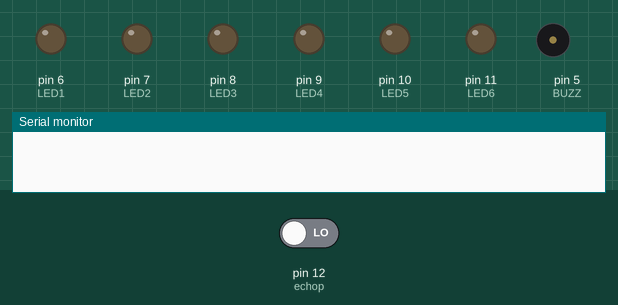
The sketch below on a simulated Arduino Uno, built with avr-gcc and run on an emulated ATmega328P. On the bench: output pins drawn as LEDs (lit = HIGH), buzzer (waves = sounding, pin HIGH), the last lines printed to the serial monitor. Inputs (shaded band) come from the test bench; at power-on: pin 12 (echop) LOW. Pins used as bus, display or sensor lines are not drawn.

Above: at 0.5 s.
At 1.06 s:
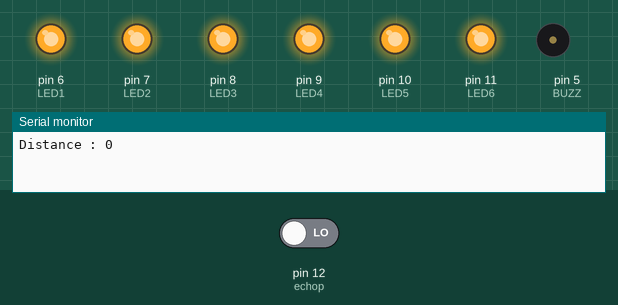
At 2.79 s:
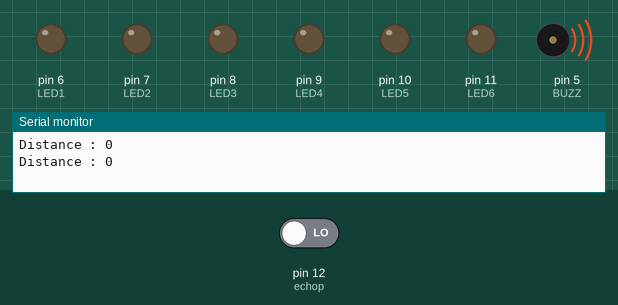
Timing chart, 0 to 3.4 s (numbered marks = the images above):
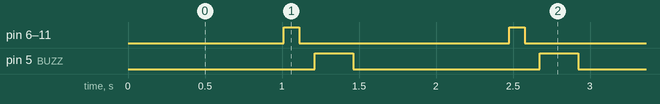

Measured:
- by itself, pin 6 (LED1), pin 7 (LED2), pin 8 (LED3), pin 9 (LED4), pin 10 (LED5), pin 11 (LED6): alternates HIGH for 0.10 s and LOW for 1.4 s
- by itself, pin 5 (BUZZ): alternates HIGH for 0.25 s and LOW for 1.2 s
- by itself, everything shown: repeats every 1.5 s, in 4 steps

The sketch:

DISTANCE.ino
```cpp
int LED1= 6;
int LED2= 7;
int LED3= 8;
int LED4= 9;
int LED5= 10;
int LED6= 11;
int BUZZ=5;
const int trigp=13;
const int echop=12;
long duration;
int distance;
void setup()
{
pinMode(trigp,OUTPUT);
pinMode(echop,INPUT);
pinMode(LED1,OUTPUT);
pinMode(LED2,OUTPUT);
pinMode(LED3,OUTPUT);
pinMode(LED4,OUTPUT);
pinMode(LED5,OUTPUT);
pinMode(LED6,OUTPUT);
pinMode(BUZZ,OUTPUT);
Serial.begin(9600);
}

void loop()
{
  digitalWrite(trigp,LOW);
  delay(2);
  digitalWrite(trigp,HIGH);
  delay(10);
  digitalWrite(trigp,LOW);
  duration = pulseIn(echop,HIGH);
  distance = duration*0.034/2;
  Serial.print("Distance : ");
  Serial.println(distance);
  if(distance<=40 and distance>=35)
  {
    digitalWrite(LED1,HIGH);
    digitalWrite(BUZZ,HIGH);
    delay(80);
    digitalWrite(BUZZ,LOW);
    delay(500);
    //continue;
  }
  else if(distance<=35 and distance >=30)
  {
    digitalWrite(LED1,HIGH);
    digitalWrite(LED2,HIGH);
    digitalWrite(BUZZ,HIGH);
    delay(80);
    digitalWrite(BUZZ,LOW);
    delay(500);
    //continue;
  }
  else if(distance<=30 and distance>=25)
  {
    digitalWrite(LED1,HIGH);
    digitalWrite(LED2,HIGH);
    digitalWrite(LED3,HIGH);
    digitalWrite(BUZZ,HIGH);
    delay(80);
    digitalWrite(BUZZ,LOW);
    delay(500);
    //continue;
  }
  else if(distance<=25 and distance>=20)
  {
    digitalWrite(LED1,HIGH);
    digitalWrite(LED2,HIGH);
    digitalWrite(LED3,HIGH);
    digitalWrite(LED4,HIGH);
    digitalWrite(BUZZ,HIGH);
    delay(80);
    digitalWrite(BUZZ,LOW);
    delay(500);
    //continue;
  }
  else if(distance<=20 and distance>=15)
  {
    digitalWrite(LED1,HIGH);
    digitalWrite(LED2,HIGH);
    digitalWrite(LED3,HIGH);
    digitalWrite(LED4,HIGH);
    digitalWrite(LED5,HIGH);
    digitalWrite(BUZZ,HIGH);
    delay(80);
    digitalWrite(BUZZ,LOW);
    delay(500);
    //continue;
  }
  else if(distance<=15 and distance>=10)
  {
    digitalWrite(LED1,HIGH);
    digitalWrite(LED2,HIGH);
    digitalWrite(LED3,HIGH);
    digitalWrite(LED4,HIGH);
    digitalWrite(LED5,HIGH);
    digitalWrite(LED6,HIGH);
    digitalWrite(BUZZ,HIGH);
    delay(80);
    digitalWrite(BUZZ,LOW);
    delay(500);
    //continue;
  }
  else if(distance<=10 and distance>=0)
  {
      digitalWrite(LED1,HIGH);
      digitalWrite(LED2,HIGH);
      digitalWrite(LED3,HIGH);
      digitalWrite(LED4,HIGH);
      digitalWrite(LED5,HIGH);
      digitalWrite(LED6,HIGH);
      delay(100);
      digitalWrite(LED1,LOW);
      digitalWrite(LED2,LOW);
      digitalWrite(LED3,LOW);
      digitalWrite(LED4,LOW);
      digitalWrite(LED5,LOW);
      digitalWrite(LED6,LOW);
      delay(100);
      digitalWrite(BUZZ,HIGH);
      delay(250);
      digitalWrite(BUZZ,LOW);
  }
  else if(distance > 40)
  {
      digitalWrite(LED1,LOW);
      digitalWrite(LED2,LOW);
      digitalWrite(LED3,LOW);
      digitalWrite(LED4,LOW);
      digitalWrite(LED5,LOW);
      digitalWrite(LED6,LOW);
      digitalWrite(BUZZ,LOW);
  }
}
```
